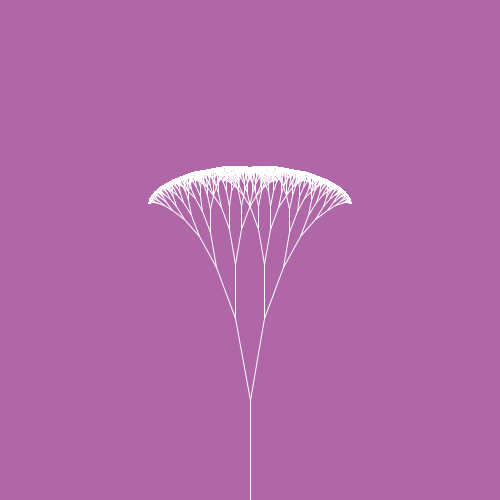
Frame 1 (no input)
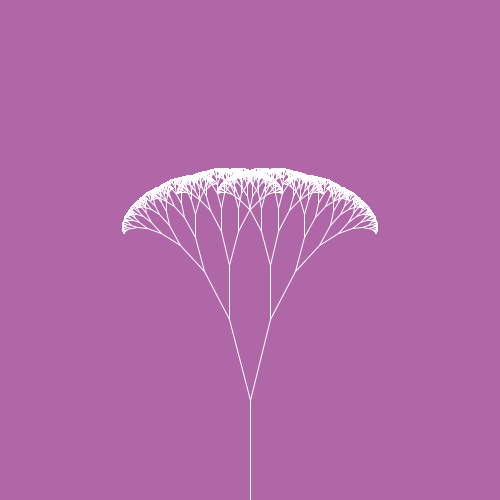
Frame 60 (the mouse pressed at the canvas centre just before this capture)
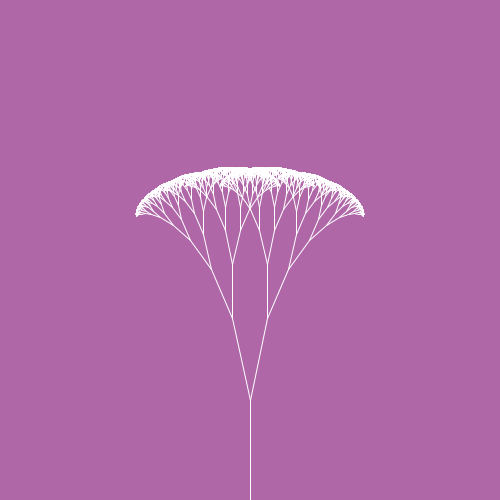
Frame 120 (the mouse held since frame 60 and released just before this capture)

The Processing sketch that drew these frames (run headless with seeded random() and noise(); from frame 60 on, the mouse is pressed at the canvas centre):

// Processing sketch: Assignment8_Jatawan
// ── Assignment8_Jatawan.pde
float theta;   
float position = 10, velocity = 0.1;

void setup() {
  size(500, 500);
}

void draw() {
  background(#AF67A8);
  stroke(255);

  // wind
  position = position + velocity;
  if (position >= 15 ) {
    velocity = velocity - 0.1;
  }
  if (position <= 10) {
    velocity = velocity + 0.1;
    position = position + velocity;
  }

  theta = radians(position);
  translate(width/2, height);
  line(0, 0, 0, -100);
  translate(0, -100);
  tree(128);

}

void tree(float h) {
  h *= 0.65;
  if (h > 1) {
    // L
    pushMatrix();
    rotate(-theta);
    line(0, 0, 0, -h);
    translate(0, -h);
    tree(h);
    popMatrix();
    // R
    pushMatrix();
    rotate(theta);
    line(0, 0, 0, -h);
    translate(0, -h);
    tree(h);
    popMatrix();
  }
}
